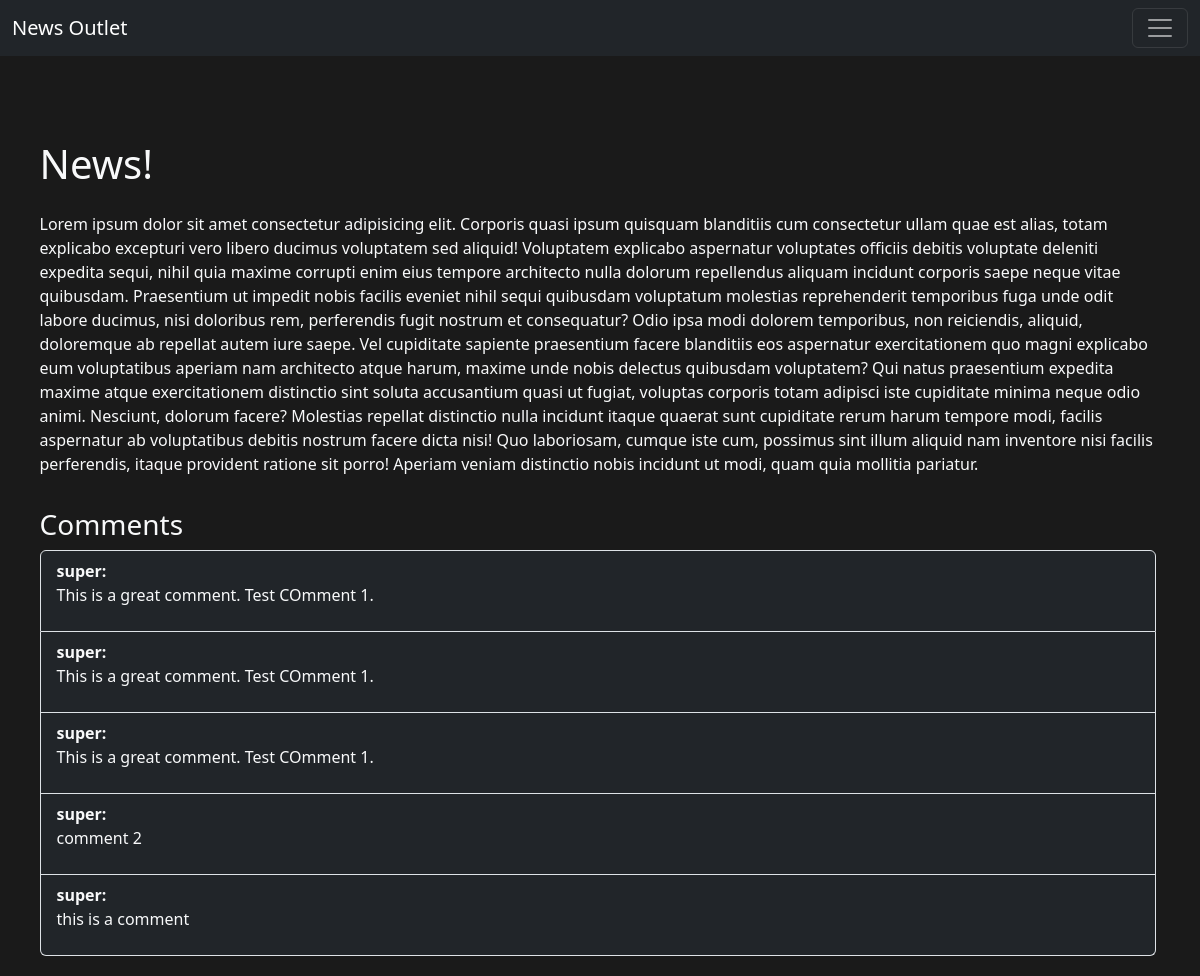
/article/4/, run on an earlier commit of the app's database.
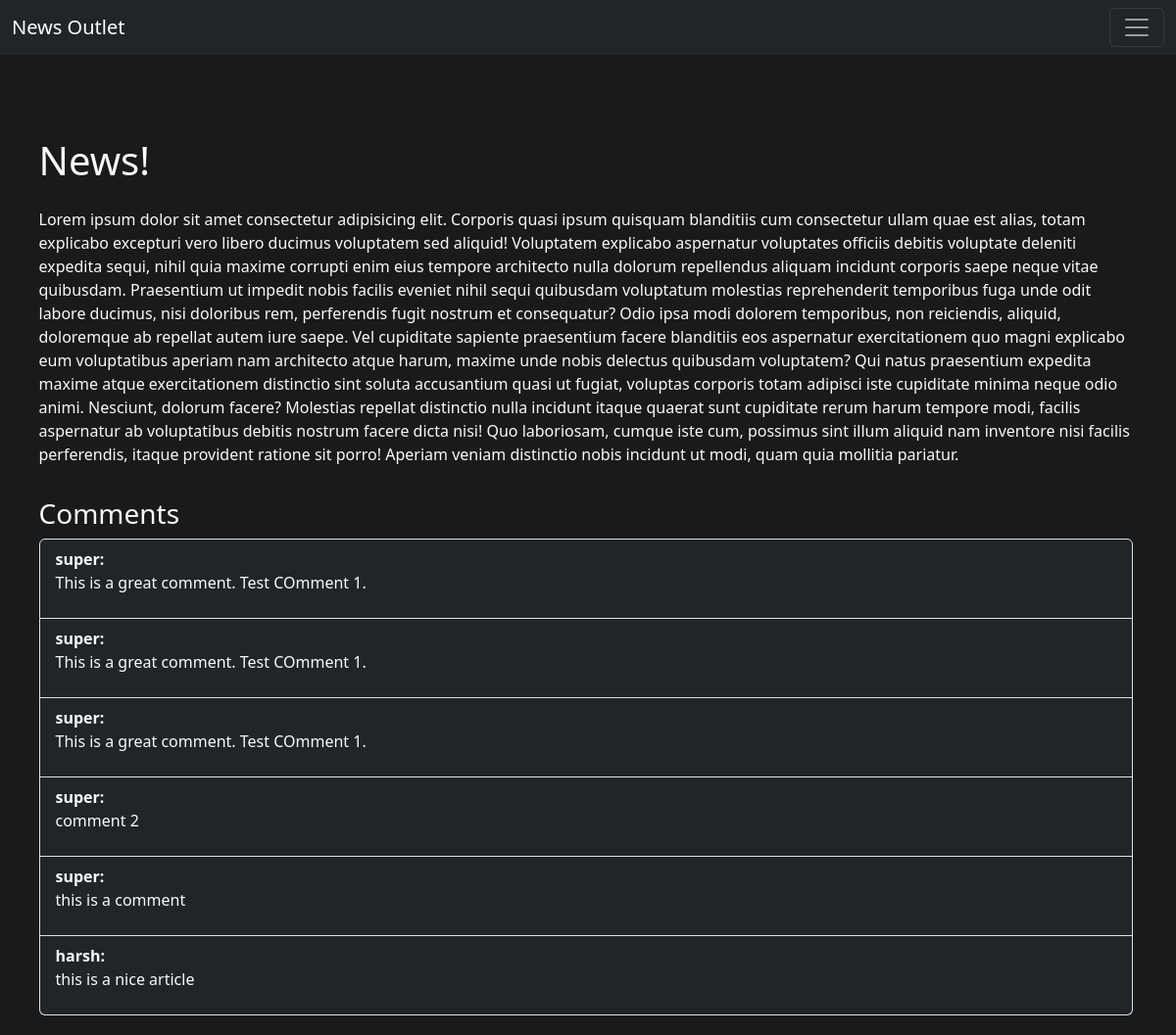
And on a later commit of the database.
### news_outlet/models.py (models this page shows, shortened)
class Comment(models.Model):
    article = models.ForeignKey(Article, on_delete=models.CASCADE)
    author = models.ForeignKey(User, on_delete=models.CASCADE)
    content = models.TextField()
    created_at = models.DateTimeField(auto_now_add=True)

class User(AbstractUser):
    USER_TYPE_CHOICES = (
        ('reader', 'Reader'),
        ('admin', 'Admin'),
    )
    user_type = models.CharField(max_length=10, choices=USER_TYPE_CHOICES)

### news_outlet/views.py (the view)
# urls.py: path('article/<int:pk>/', views.article_detail, name='article_detail'),
def article_detail(request, pk):
    article = get_object_or_404(Article, pk=pk)
    comments = Comment.objects.filter(article=article)
    if request.method == 'POST':
        if request.user.is_authenticated:
            content = request.POST['content']
            comment = Comment(article=article, author=request.user, content=content)
            comment.save()
            return redirect('article_detail', pk=pk)
    context = {'article': article, 'comments': comments}
    return render(request, 'news_outlet/article_detail.html', context)

### news_outlet/models.py (called while the page is built)
    def get_rendered_content(self):
        return markdown2.markdown(self.content)

### news_outlet/templates/news_outlet/article_detail.html (shortened to what this page needs)
{% extends 'news_outlet/layout.html' %}
{% load static %}
{% block body %}
    <br><br><br>
    <div class="container mt-5">
        <div class="row">
            <div class="col-md-12">
                <div class="d-flex justify-content-between mb-3">
                    <h1 class="text-light">{{ article.title }}</h1>
                </div>
                <div class="text-light">{% autoescape off %}{{ article.get_rendered_content }}{% endautoescape %}</div>
            </div>
        </div>
        <div class="row mt-3">
            <div class="col-md-12">
                <h3 class="text-light">Comments</h3>
                <ul class="list-group">
                    {% for comment in comments %}
                        <li class="list-group-item bg-dark text-light">
                            <strong>{{ comment.author }}:</strong>
                            <p>{{ comment.content }}</p>
                        </li>
                    {% endfor %}
                </ul>
            </div>
        </div>
    </div>
{% endblock %}

What changed in the data, as far as the page shows it:
added Comment: author "harsh", content "this is a nice article"
